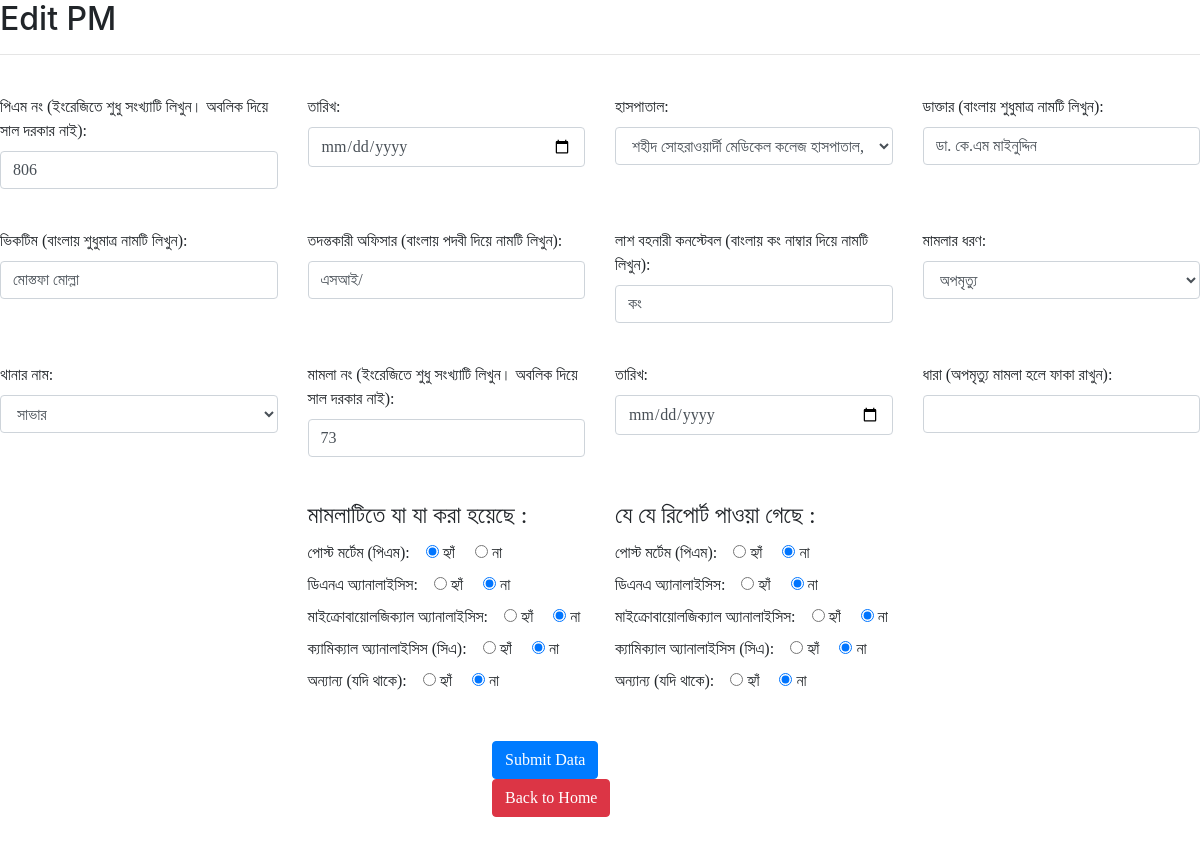
The app's page /edit/22 (signed in) with its own data.
### myapp/models.py (models this page shows)
class PmList(models.Model):
    pmNo = models.IntegerField(default=0)
    pmdate = models.DateField(default=datetime.date.today)
    uniquepmid = models.CharField(max_length=16, unique=True)
    hospitalName = models.CharField(max_length=256)
    doctorName = models.CharField(max_length=256, null=True, blank=True)
    victimName = models.CharField(max_length=256)
    referencePS = models.CharField(max_length=32)
    referenceType = models.CharField(max_length=64)
    referenceNo = models.IntegerField(default=0)
    referenceDate = models.DateField(default=datetime.date.today)
    referenceSection = models.CharField(max_length=256, null=True, blank=True)
    reminderNo = models.IntegerField(default=0)
    lastMemoNo = models.IntegerField(default=0)
    lastMemoDate = models.DateField(default=datetime.date.today)
    status = models.CharField(max_length=64, default='pending')
    investofficer = models.CharField(max_length=256)
    caringcong = models.CharField(max_length=256)
    pmavailablity = models.CharField(max_length=16)
    pmstatus = models.CharField(max_length=16)
    dnaavailablity = models.CharField(max_length=16)
    dnastatus = models.CharField(max_length=16)
    maavailablity = models.CharField(max_length=16)
    mastatus = models.CharField(max_length=16)
    caavailablity = models.CharField(max_length=16)
    castatus = models.CharField(max_length=16)
    otheravailablity = models.CharField(max_length=16)
    otherstatus = models.CharField(max_length=16)

### myapp/views.py (the view)
# urls.py: path('edit/<int:id>', views.editpm),
@login_required
def editpm(request, id):
    if request.method == 'POST':
        pmNo = request.POST['pmNo']
        pmdate = request.POST['pmdate']
        def get_two_digit_year(date_str):
            year = date_str[:4]  # extract the year from the date string
            two_digit_year = year[-2:]  # take the last two characters of the year
            return two_digit_year
        hospitalName = request.POST['hospitalName']
        uniquepmid = pmNo + "/" + get_two_digit_year(pmdate) + "/" + hospitalName
        doctorName = request.POST['doctorName']
        victimName = request.POST['victimName']
        referencePS = request.POST['referencePS']
        referenceType = request.POST['referenceType']
        referenceNo = request.POST['referenceNo']
        referenceDate = request.POST['referenceDate']
        referenceSection = request.POST['referenceSection']
        investofficer = request.POST['investofficer']
        caringcong = request.POST['caringcong']
        pmavailablity = request.POST.get('pmavailablity')
        pmstatus = request.POST.get('pmstatus')
        dnaavailablity = request.POST.get('dnaavailablity')
        dnastatus = request.POST.get('dnastatus')
        maavailablity = request.POST.get('maavailablity')
        mastatus = request.POST.get('mastatus')
        caavailablity = request.POST.get('caavailablity')
        castatus = request.POST.get('castatus')
        otheravailablity = request.POST.get('otheravailablity')
        otherstatus = request.POST.get('otherstatus')
        PmList.objects.filter(id=id).update(pmNo = pmNo, pmdate = pmdate, hospitalName = hospitalName, uniquepmid = uniquepmid, doctorName = doctorName, victimName = victimName, referencePS = referencePS, referenceType = referenceType, referenceNo = referenceNo, referenceDate = referenceDate, referenceSection = referenceSection, investofficer = investofficer, caringcong = caringcong, pmavailablity = pmavailablity, pmstatus = pmstatus, dnaavailablity = dnaavailablity, dnastatus = dnastatus, maavailablity = maavailablity, mastatus = mastatus, caavailablity = caavailablity, castatus = castatus, otheravailablity = otheravailablity, otherstatus = otherstatus)
        return redirect('/')
    else:
        form = PmList.objects.get(id=id)
        hospital = config.hospital
        casetype = ['অপমৃত্যু', 'মামলা']
        if request.user.is_superuser:
            pslist = config.pslist
        else:
            pslist = [request.user.psname]
        return render(request, 'editpm.html', {'context':form, 'hospital':hospital, 'casetype':casetype, 'pslist':pslist})

### templates/editpm.html (shortened to what this page needs)
<!DOCTYPE html>
<html lang="en">
<head>
    <link rel="stylesheet" href="/static/css/bootstrap.min.css">
    <link rel="stylesheet" href="/static/css/common.css">
</head>
<body>
  <h2>Edit PM</h2><hr/><br/>
    <form method="post">
        <div class="row">
            <div class="col">
                <div class="form-group">
                    <label for="id_pmNo">পিএম নং (ইংরেজিতে শুধু সংখ্যাটি লিখুন। অবলিক দিয়ে সাল দরকার নাই):</label>
                    <input class="form-control" type="number" name="pmNo" min="1" required id="id_pmNo" value="{{ context.pmNo }}">
                </div>
            </div>
            <div class="col">
                <div class="form-group">
                    <label for="id_pmdate">তারিখ:</label>
                    <input class="form-control" type="date" name="pmdate" required id="id_pmdate" value="{{ context.pmdate }}">
                </div>
            </div>
            <div class="col">
                <div class="form-group">
                    <label for="id_hospitalName">হাসপাতাল:</label>
                    <select class="form-control" name="hospitalName" id="id_hospitalName">
                        {% for data in hospital %}
                            {% if data == context.hospitalName %}
                                <option selected>{{ data}}</option>
                            {% else %}
                                <option>{{ data}}</option>
                            {% endif %}
                        {% endfor %}
                    </select>
                </div>
            </div>
            <div class="col">
                <div class="form-group">
                    <label for="id_doctorName">ডাক্তার (বাংলায় শুধুমাত্র নামটি লিখুন):</label>
                    <input class="form-control" type="text" name="doctorName" id="id_doctorName" value="{{ context.doctorName }}">
                </div>
            </div>
        </div><br/>
        <div class="row">
            <div class="col">
                <div class="form-group">
                    <label for="id_victimName">ভিকটিম (বাংলায় শুধুমাত্র নামটি লিখুন):</label>
                    <input class="form-control" type="text" name="victimName" maxlength="256" required id="id_victimName" value="{{ context.victimName }}">
                </div>
            </div>
            <div class="col">
                <div class="form-group">
                    <label for="id_investofficer">তদন্তকারী অফিসার (বাংলায় পদবী দিয়ে নামটি লিখুন):</label>
                    <input class="form-control" type="text" name="investofficer" maxlength="256" required id="id_investofficer" value="{{ context.investofficer }}">
                </div>
            </div>
            <div class="col">
                <div class="form-group">
                    <label for="id_caringcong">লাশ বহনারী কনস্টেবল (বাংলায় কং নাম্বার দিয়ে নামটি লিখুন):</label>
                    <input class="form-control" type="text" name="caringcong" maxlength="256" required id="id_caringcong" value="{{ context.caringcong }}">
                </div>
            </div>
            <div class="col">
                <div class="form-group">
                    <label for="id_referenceType">মামলার ধরণ:</label>
                    <select class="form-control" name="referenceType" id="id_referenceType">
                        {% for data in casetype %}
                            {% if data == context.referenceType %}
                                <option selected>{{ data}}</option>
                            {% else %}
                                <option>{{ data}}</option>
                            {% endif %}
                        {% endfor %}
                    </select>
                </div>
            </div>
        </div><br/>
        <div class="row">
            <div class="col">
                <div class="form-group">
                    <label for="id_referencePS">থানার নাম:</label>
                    <select class="form-control" name="referencePS" id="id_referencePS">
                        {% for data in pslist %}
                            {% if data == context.referencePS %}
                                <option selected>{{ data }}</option>
                            {% else %}
                                <option>{{ data}}</option>
                            {% endif %}
                        {% endfor %}
                    </select>
                </div>
            </div>
            <div class="col">
                <div class="form-group">
                    <label for="id_referenceNo">মামলা নং (ইংরেজিতে শুধু সংখ্যাটি লিখুন। অবলিক দিয়ে সাল দরকার নাই):</label>
                    <input class="form-control" type="number" name="referenceNo" min="1" required id="id_referenceNo" value="{{ context.referenceNo }}">
                </div>
            </div>
            <div class="col">
                <div class="form-group">
                    <label for="id_referenceDate">তারিখ:</label>
                    <input class="form-control" type="date" name="referenceDate" required id="id_referenceDate" value="{{ context.referenceDate }}">
                </div>
            </div>
            <div class="col">
                <div class="form-group">
                    <label for="id_referenceSection">ধারা (অপমৃত্যু মামলা হলে ফাকা রাখুন):</label>
                    <input class="form-control" type="text" name="referenceSection" id="id_referenceSection" value="{{ context.referenceSection }}">
                </div>
            </div>
        </div><br/>
        <div class="row">
                <div class="col">
            </div>
            <div class="col">
                <div class="form-group">
                    <fieldset>
                        <legend>মামলাটিতে যা যা করা হয়েছে :</legend>
                        <label for="id_pmavailablity">পোস্ট মর্টেম (পিএম):&nbsp;&nbsp;&nbsp;&nbsp;</label><input type="radio" value="yes" name="pmavailablity" id="id_pmavailablity" {% if context.pmavailablity == 'yes' %}checked{% endif %}> হ্যাঁ &nbsp;&nbsp;&nbsp;&nbsp;<input type="radio" value="no" name="pmavailablity" id="id_pmavailablity" {% if context.pmavailablity == 'no' %}checked{% endif %}> না<br/>
                        <label for="id_dnaavailablity">ডিএনএ অ্যানালাইসিস:&nbsp;&nbsp;&nbsp;&nbsp;</label><input type="radio" value="yes" name="dnaavailablity" id="id_dnaavailablity" {% if context.dnaavailablity == 'yes' %}checked{% endif %}> হ্যাঁ &nbsp;&nbsp;&nbsp;&nbsp;<input type="radio" value="no" name="dnaavailablity" id="id_dnaavailablity" {% if context.dnaavailablity == 'no' %}checked{% endif %}> না<br/>
                        <label for="id_maavailablity">মাইক্রোবায়োলজিক্যাল অ্যানালাইসিস:&nbsp;&nbsp;&nbsp;&nbsp;</label><input type="radio" value="yes" name="maavailablity" id="id_maavailablity" {% if context.maavailablity == 'yes' %}checked{% endif %}> হ্যাঁ &nbsp;&nbsp;&nbsp;&nbsp;<input type="radio" value="no" name="maavailablity" id="id_maavailablity" {% if context.maavailablity == 'no' %}checked{% endif %}> না<br/>
                        <label for="id_caavailablity">ক্যামিক্যাল অ্যানালাইসিস (সিএ):&nbsp;&nbsp;&nbsp;&nbsp;</label><input type="radio" value="yes" name="caavailablity" id="id_caavailablity" {% if context.caavailablity == 'yes' %}checked{% endif %}> হ্যাঁ &nbsp;&nbsp;&nbsp;&nbsp;<input type="radio" value="no" name="caavailablity" id="id_caavailablity" {% if context.caavailablity == 'no' %}checked{% endif %}> না<br/>
                        <label for="id_otheravailablity">অন্যান্য (যদি থাকে):&nbsp;&nbsp;&nbsp;&nbsp;</label><input type="radio" value="yes" name="otheravailablity" id="id_otheravailablity" {% if context.otheravailablity == 'yes' %}checked{% endif %}> হ্যাঁ &nbsp;&nbsp;&nbsp;&nbsp;<input type="radio" value="no" name="otheravailablity" id="id_otheravailablity" {% if context.otheravailablity == 'no' %}checked{% endif %}> না
                    </fieldset>
                </div>
            </div>
            <div class="col">
                <div class="form-group">
                    <fieldset>
                        <legend>যে যে রিপোর্ট পাওয়া গেছে :</legend>
                        <label for="id_pmstatus">পোস্ট মর্টেম (পিএম):&nbsp;&nbsp;&nbsp;&nbsp;</label><input type="radio" value="yes" name="pmstatus" id="id_pmstatus" {% if context.pmstatus == 'yes' %}checked{% endif %}> হ্যাঁ &nbsp;&nbsp;&nbsp;&nbsp;<input type="radio" value="no" name="pmstatus" id="id_pmstatus" {% if context.pmstatus == 'no' %}checked{% endif %}> না<br/>
                        <label for="id_dnastatus">ডিএনএ অ্যানালাইসিস:&nbsp;&nbsp;&nbsp;&nbsp;</label><input type="radio" value="yes" name="dnastatus" id="id_dnastatus" {% if context.dnastatus == 'yes' %}checked{% endif %}> হ্যাঁ &nbsp;&nbsp;&nbsp;&nbsp;<input type="radio" value="no" name="dnastatus" id="id_dnastatus" {% if context.dnastatus == 'no' %}checked{% endif %}> না<br/>
                        <label for="id_mastatus">মাইক্রোবায়োলজিক্যাল অ্যানালাইসিস:&nbsp;&nbsp;&nbsp;&nbsp;</label><input type="radio" value="yes" name="mastatus" id="id_mastatus" {% if context.mastatus == 'yes' %}checked{% endif %}> হ্যাঁ &nbsp;&nbsp;&nbsp;&nbsp;<input type="radio" value="no" name="mastatus" id="id_mastatus" {% if context.mastatus == 'no' %}checked{% endif %}> না<br/>
                        <label for="id_castatus">ক্যামিক্যাল অ্যানালাইসিস (সিএ):&nbsp;&nbsp;&nbsp;&nbsp;</label><input type="radio" value="yes" name="castatus" id="id_castatus" {% if context.castatus == 'yes' %}checked{% endif %}> হ্যাঁ &nbsp;&nbsp;&nbsp;&nbsp;<input type="radio" value="no" name="castatus" id="id_castatus" {% if context.castatus == 'no' %}checked{% endif %}> না<br/>
                        <label for="id_otherstatus">অন্যান্য (যদি থাকে):&nbsp;&nbsp;&nbsp;&nbsp;</label><input type="radio" value="yes" name="otherstatus" id="id_otherstatus" {% if context.otherstatus == 'yes' %}checked{% endif %}> হ্যাঁ &nbsp;&nbsp;&nbsp;&nbsp;<input type="radio" value="no" name="otherstatus" id="id_otherstatus" {% if context.otherstatus == 'no' %}checked{% endif %}> না
                    </fieldset>
                </div>
            </div>
            <div class="col">
            </div>
        </div><br/>
        <div class="row">
                <div class="col">
            </div>
            <div class="col">
            </div>
            <div class="col">
                <div class="form-group">
                    <button class="btn btn-primary" type="submit">Submit Data</button>
                    <a href="../"><button class="btn btn-danger" type="button">Back to Home</button></a>
                </div>
            </div>
            <div class="col">
            </div>
            <div class="col">
            </div>
        </div><br/>
  </form>
</body>
</html>

### static/css/common.css (style rules this page uses)
* { font-family: SolaimanLipi; }

### records on screen
PmList: pmNo "806", hospitalName "শহীদ সোহরাওয়ার্দী মেডিকেল কলেজ হাসপাতাল, শেরে বাংলা নগর, ঢাকা", doctorName "ডা. কে.এম মাইনুদ্দিন", victimName "মোস্তফা মোল্লা", investofficer "এসআই/", caringcong "কং", referenceType "অপমৃত্যু", referencePS "সাভার", referenceNo "73", pmavailablity "☑ পোস্ট মর্টেম (পিএম):", dnaavailablity "☐ ডিএনএ অ্যানালাইসিস:", dnaavailablity "☑", maavailablity "☐ মাইক্রোবায়োলজিক্যাল অ্যানালাইস", maavailablity "☑", caavailablity "☐ ক্যামিক্যাল অ্যানালাইসিস (সিএ)", caavailablity "☑", otheravailablity "☐ অন্যান্য (যদি থাকে):", otheravailablity "☑", pmstatus "☐ পোস্ট মর্টেম (পিএম):", pmstatus "☑", dnastatus "☐ ডিএনএ অ্যানালাইসিস:", dnastatus "☑", mastatus "☐ মাইক্রোবায়োলজিক্যাল অ্যানালাইস", mastatus "☑", castatus "☐ ক্যামিক্যাল অ্যানালাইসিস (সিএ)", castatus "☑", otherstatus "☐ অন্যান্য (যদি থাকে):", otherstatus "☑"
